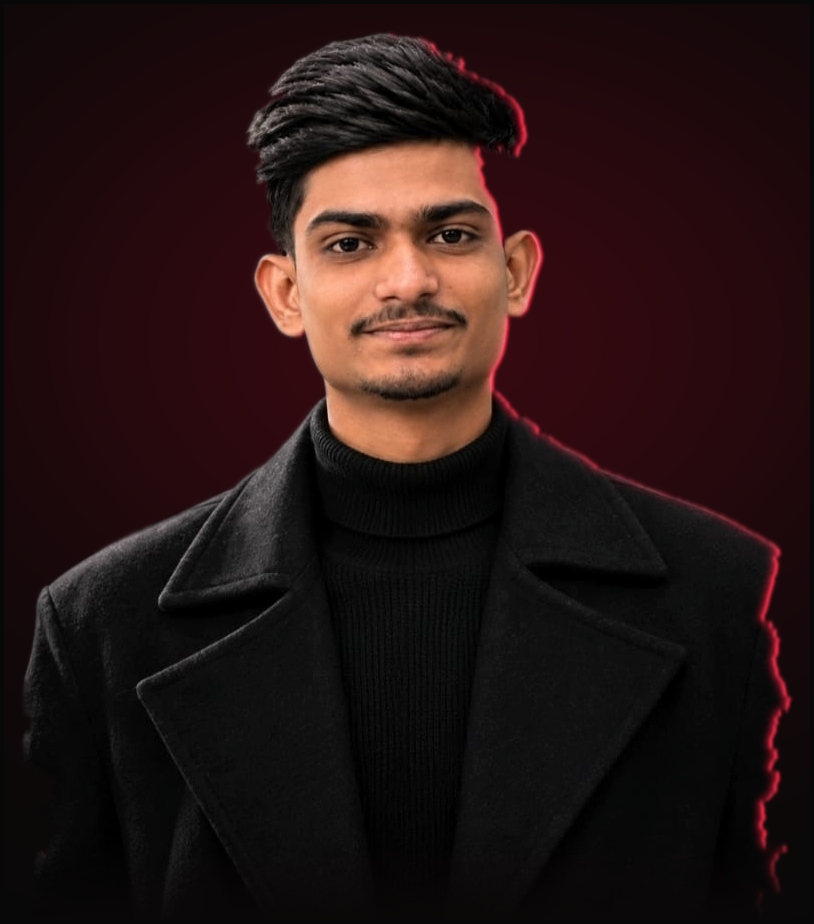
#> input picture NEW IMAGE FOR WEBSITE.jpeg, 814 x 924 px, found by its file name
$ python build_clean_portrait_canvas.py
#> lines starting #> are read from the running program, lines starting #| are printed output that depends on the picture; after the words box and inside, x2 and y2 are one past the last pixel; in counts of white or black regions, pixels touching at a corner belong together
import numpy as np
from PIL import Image
from scipy.ndimage import gaussian_filter

# Load NEW IMAGE FOR WEBSITE.jpeg
im = Image.open("NEW IMAGE FOR WEBSITE.jpeg").convert("RGB")
#> im is the input picture: PIL image 814x924 RGB; mean R, G, B 37.7, 20.6, 20.1
w, h = im.size
#> w = 814; h = 924
arr = np.array(im, dtype=float)
print(f"Canvas size: {w}x{h}")
#| Canvas size: 814x924

# Target website background: #080808 (RGB: 8, 8, 8)
bg = np.array([8.0, 8.0, 8.0])

# Zeerak's location in this canvas:
# Hair top: Y ~ 205
# Face & skin: Y from 260 to 520, X from 280 to 580
# Neck & collar: Y from 520 to 620, X from 340 to 520
# Coat & shoulders: Y from 600 to 1095, X from 20 to 830

# Let's detect skin:
r, g, b = arr[:, :, 0], arr[:, :, 1], arr[:, :, 2]
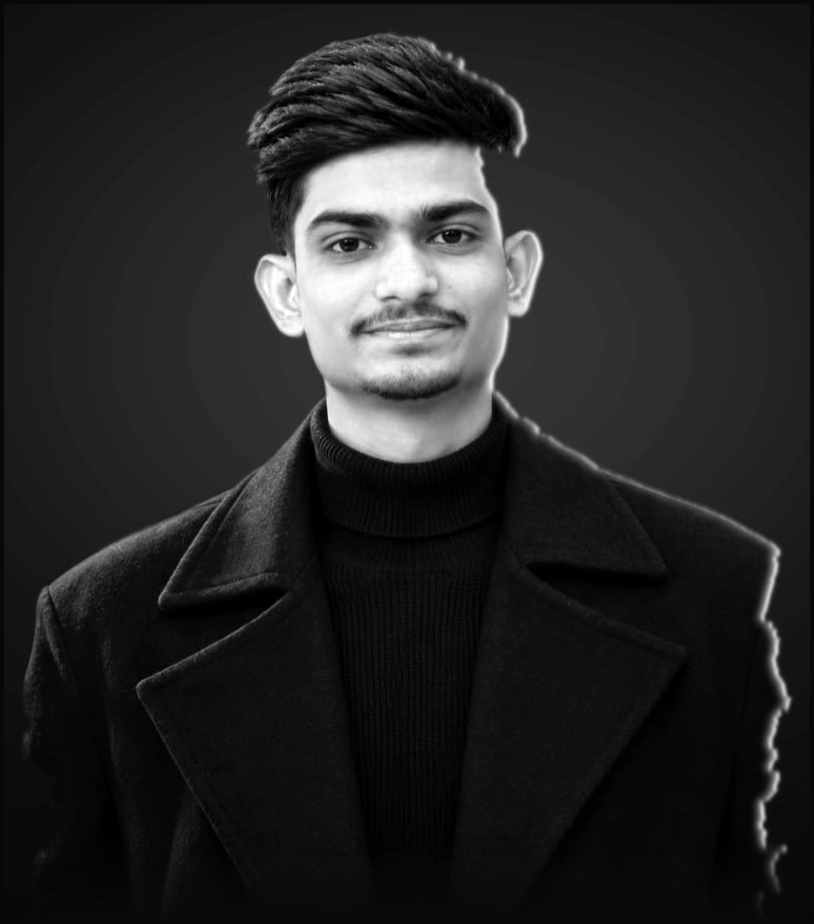
#> r: shape (924, 814) float64; min 0, max 255, mean 37.7
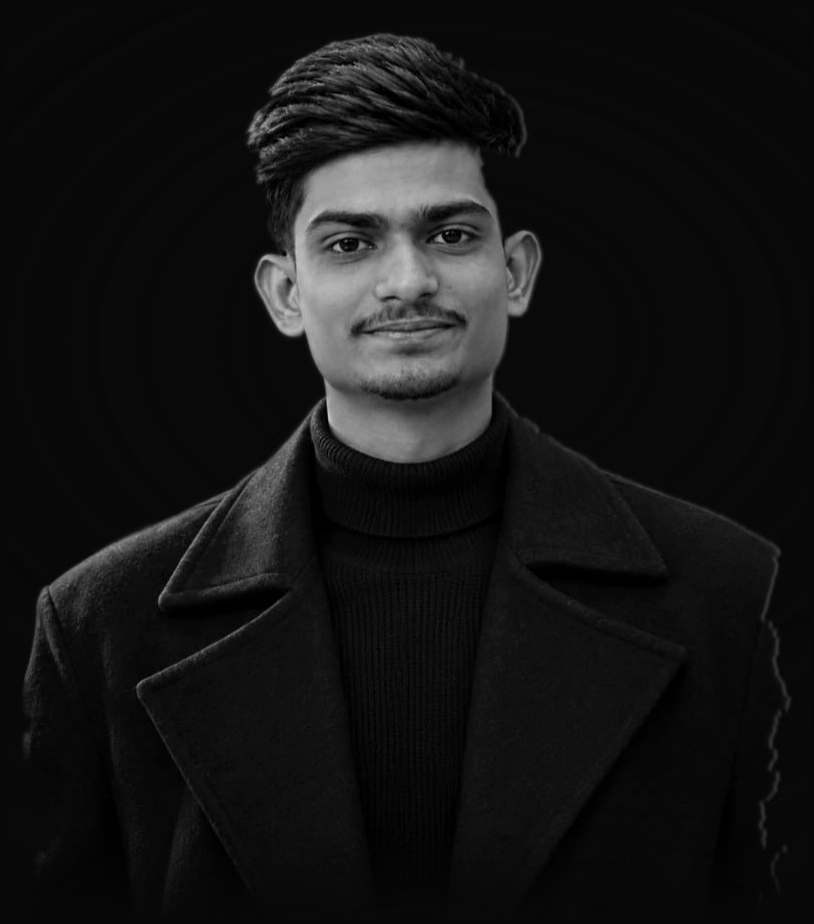
#> g: shape (924, 814) float64; min 0, max 200, mean 20.6
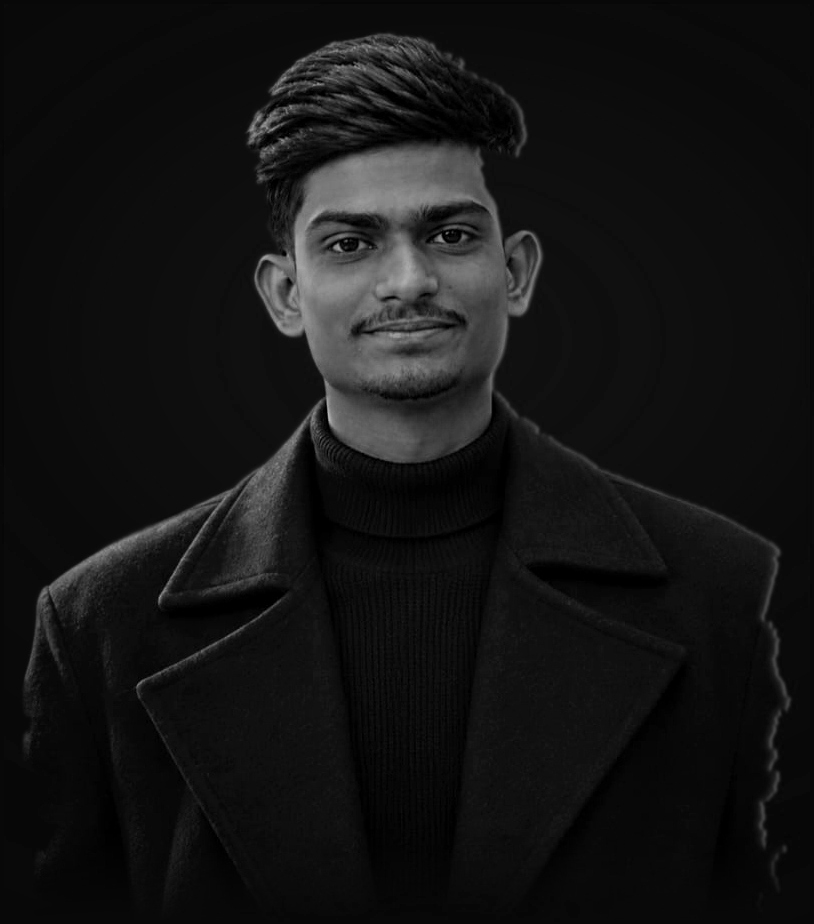
#> b: shape (924, 814) float64; min 0, max 184, mean 20.1
skin = (r > 90) & (g > 40) & (b > 20) & ((r - g) > 12) & (r > b) & (arr.mean(axis=-1) > 40)
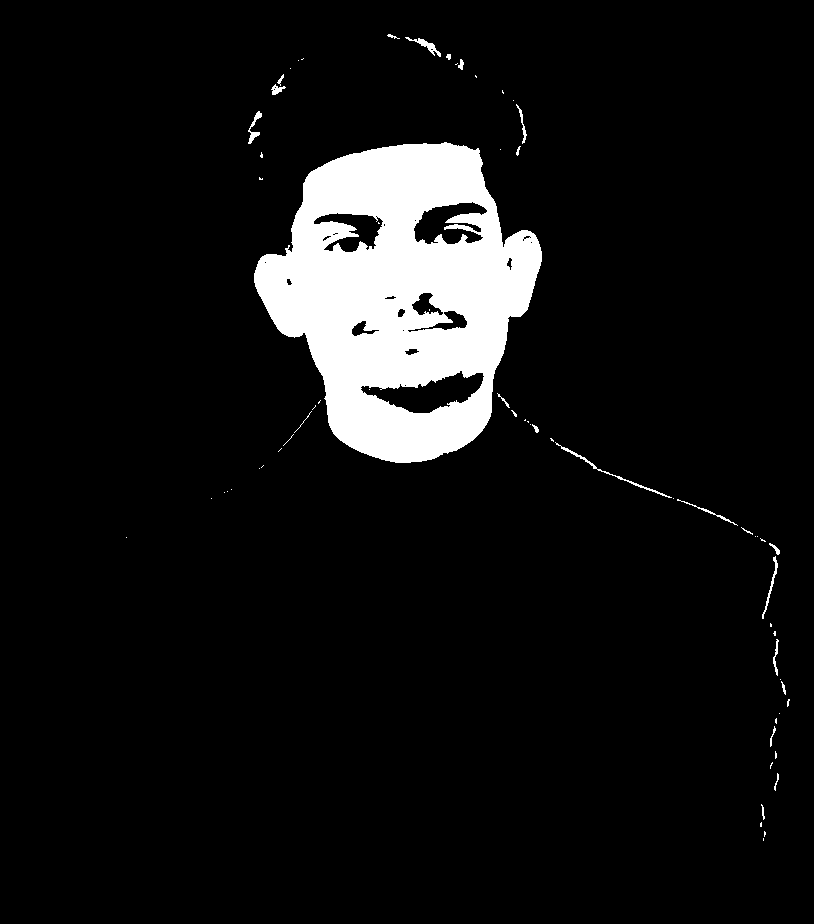
#> skin: shape (924, 814) bool; 7.6% white; 67 white regions (44 under 20 px), largest, box (x1, y1, x2, y2) and area: (254, 142, 542, 463) 55598, (555, 442, 672, 498) 271, (405, 37, 441, 57) 174

# Build a precise subject mask:
subject_mask = np.zeros((h, w), dtype=float)

# Face and skin are 100% subject
subject_mask[skin] = 1.0

# Hair region: Y from 205 to 370, X from 275 to 575
# In the hair region, hair has distinct texture and pixels > 18
hair_zone = (arr.mean(axis=-1) > 16)
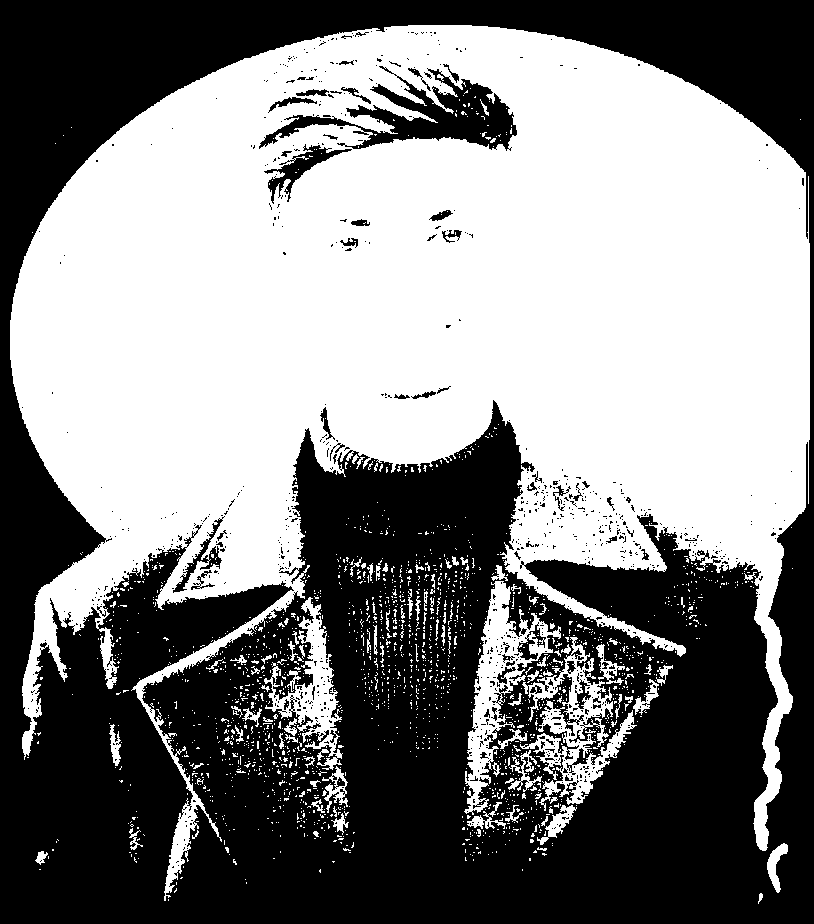
#> hair_zone: shape (924, 814) bool; 51.4% white; 860 black regions (801 under 20 px), largest, box (x1, y1, x2, y2) and area: (0, 0, 814, 924) 350057, (259, 66, 517, 151) 7267, (264, 144, 352, 204) 1224
for y in range(205, 370):
    for x in range(275, 575):
        if hair_zone[y, x]:
            subject_mask[y, x] = 1.0

# Turtleneck & collar: Y from 500 to 620, X from 335 to 525
subject_mask[500:620, 335:525] = 1.0

# Coat: Y from 600 to 1095
# In each row, coat starts where pixels are non-zero:
for y in range(600, 1095):
    # sloped shoulder boundary:
    prog = (y - 600) / (1095 - 600)
    left_x = int(340 - prog * 315) # 340 down to 25
    right_x = int(520 + prog * 300) # 520 up to 820
#> (the run stopped early here; a loop or call above may not have finished)
